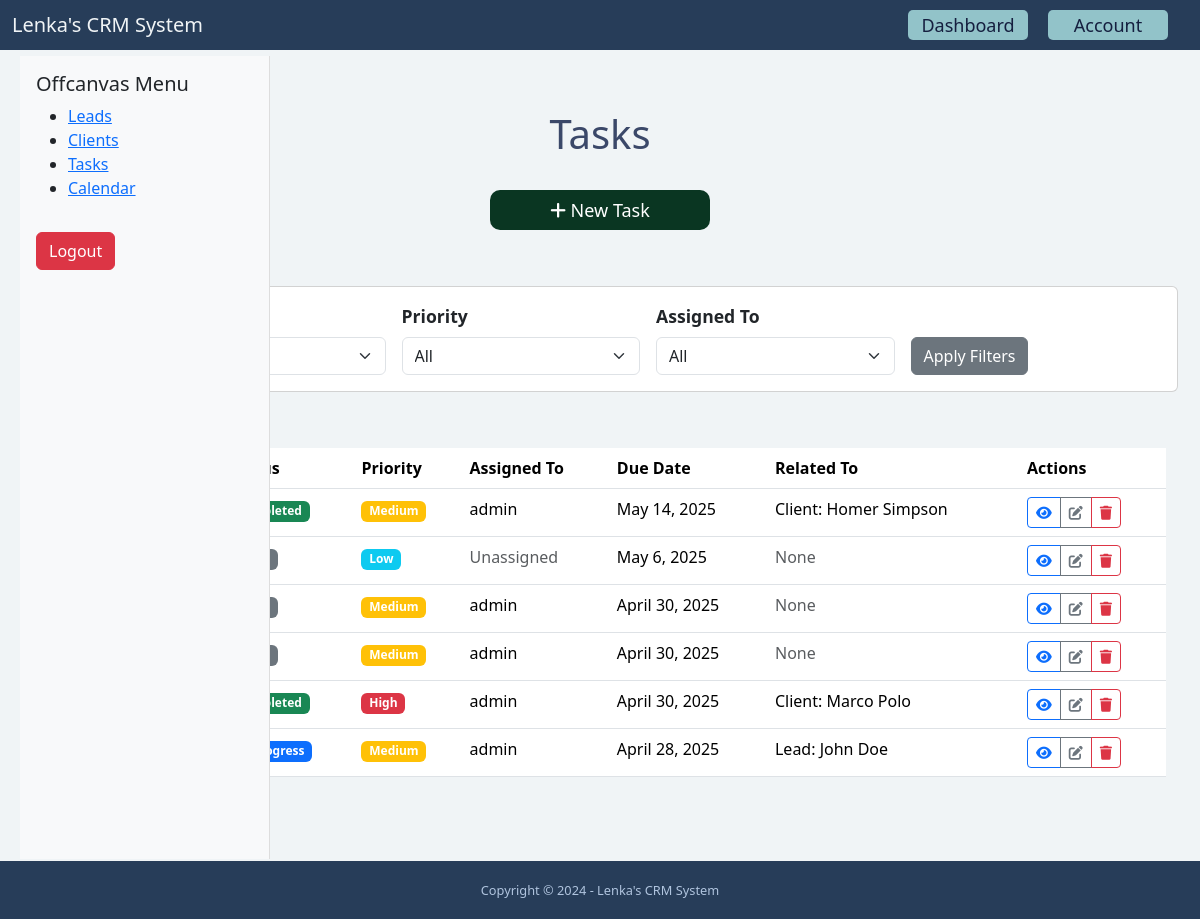
Before: /dashboard/tasks/ (signed in) with the older database file.
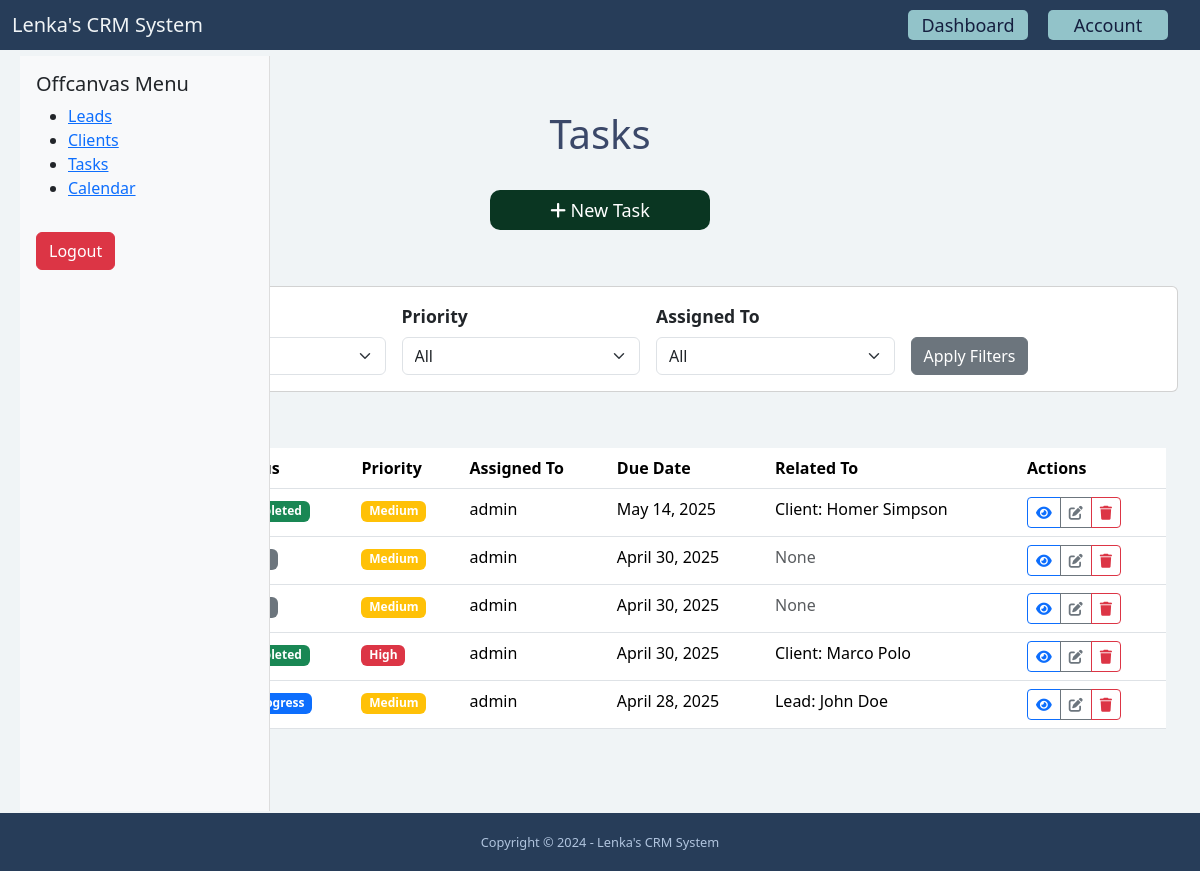
After: the same page with the newer database file.
### task/models.py (models this page shows, shortened)
class Task(models.Model):
    PRIORITY_CHOICES = (
        ('low', 'Low'),
        ('medium', 'Medium'),
        ('high', 'High'),
    )
    STATUS_CHOICES = (
        ('todo', 'To Do'),
        ('in_progress', 'In Progress'),
        ('completed', 'Completed'),
        ('canceled', 'Canceled'),
    )
    title = models.CharField(max_length=255)
    created_by = models.ForeignKey(User, related_name='tasks', on_delete=models.CASCADE)
    assigned_to = models.ForeignKey(User, related_name='assigned_tasks',
                                    on_delete=models.CASCADE,
                                    blank=True,
                                    null=True)
    lead = models.ForeignKey(Lead, related_name='tasks_lead', on_delete=models.CASCADE, null=True, blank=True)
    client = models.ForeignKey(Client, related_name='tasks_client', null=True, blank=True, on_delete=models.CASCADE)
    description = models.TextField(blank=True, null=True)
    priority = models.CharField(max_length=20, choices=PRIORITY_CHOICES, default='-')
    status = models.CharField(max_length=20, choices=STATUS_CHOICES, default='-')
    due_date = models.DateField(blank=True, null=True)
    created_at = models.DateTimeField(auto_now_add=True)
    updated_at = models.DateTimeField(auto_now=True)
    class Meta:
        ordering = ['-created_at']

### client/models.py (models this page shows, shortened)
class Client(models.Model):
    resale = 'resale'
    direct = 'direct'
    CHOICES_STATUS = (
        (resale, 'Resale'),
        (direct, 'Direct'),
    )
    status = models.CharField(max_length=255, choices=CHOICES_STATUS, default='', blank=True, null=True)
    first_name = models.CharField(max_length=255)
    last_name = models.CharField(max_length=255)
    company = models.CharField(max_length=255, blank=True, null=True)
    email = models.EmailField()
    phone = models.CharField(max_length=50)
    address = models.CharField(max_length=255, blank=True)
    city = models.CharField(max_length=255, blank=True)
    zipcode = models.CharField(max_length=255, blank=True)
    country = models.CharField(max_length=255, blank=True)
    description = models.TextField(blank=True)
    created_at = models.DateTimeField(auto_now_add=True)
    created_by = models.ForeignKey(User, related_name='clients', on_delete=models.CASCADE)
    modified_at = models.DateTimeField(auto_now=True)
    converted_from_lead = models.ForeignKey(Lead, on_delete=models.SET_NULL, null=True, blank=True, related_name="converted_client")
    class Meta:
        ordering = ['-created_at']

### lead/models.py (models this page shows, shortened)
class Lead(models.Model):
    LOW = 'low'
    MEDIUM = 'medium'
    HIGH = 'high'
    CHOICES_PRIORITY = (
        (LOW, 'Low'),
        (MEDIUM, 'Medium'),
        (HIGH, 'High'),
    )
    NEW = 'new'
    CONTACTED = 'contacted'
    WON = 'won'
    LOST = 'lost'
    CHOICES_STATUS = (
        (NEW, 'New'),
        (CONTACTED, 'Contacted'),
        (WON, 'Won'),
        (LOST, 'Lost'),
    )
    resale = 'resale'
    direct = 'direct'
    STATUS = (
        (resale, 'Resale'),
        (direct, 'Direct'),
    )
    first_name = models.CharField(max_length=255)
    last_name = models.CharField(max_length=255)
    company = models.CharField(max_length=255, blank=True, null=True)
    status_sale = models.CharField(max_length=255, choices=STATUS, default='', blank=True, null=True)
    email = models.EmailField()
    phone = models.CharField(max_length=50)
    address = models.CharField(max_length=255, blank=True)
    city = models.CharField(max_length=255, blank=True)
    zipcode = models.CharField(max_length=255, blank=True)
    country = models.CharField(max_length=255, blank=True)
    description = models.TextField(blank=True)
    priority = models.CharField(max_length=255, choices=CHOICES_PRIORITY, default=MEDIUM)
    status = models.CharField(max_length=255, choices=CHOICES_STATUS, default=NEW)
    converted_to_client = models.BooleanField(default=False)
    created_at = models.DateTimeField(auto_now_add=True)
    created_by = models.ForeignKey(User, related_name='leads', on_delete=models.CASCADE)
    modified_at = models.DateTimeField(auto_now=True)
    class Meta:
        ordering = ['-created_at']

### task/views.py (the view)
# urls.py: path('dashboard/tasks/', include('task.urls')),
@login_required
def tasks(request):
    users = User.objects.all()
    tasks_list = Task.objects.all()
    status = request.GET.get('status')
    if status:
        tasks_list = tasks_list.filter(status=status)
    priority = request.GET.get('priority')
    if priority:
        tasks_list = tasks_list.filter(priority=priority)
    assigned_to = request.GET.get('assigned_to')
    if assigned_to:
        tasks_list = tasks_list.filter(assigned_to_id=assigned_to)
    paginator = Paginator(tasks_list, 10)  # Show 10 tasks per page
    page = request.GET.get('page')
    tasks = paginator.get_page(page)
    context = {
        'tasks': tasks,
        'users': users,
    }
    return render(request, 'task/task_list.html', context)

### task/templates/task/task_list.html (shortened to what the changed rows need)
{% extends 'base.html' %}
{% load static %}
{% block content %}
    <div class="container">
        <div class="row">
            <div class="col-lg-12">
                <div class="text-center">
                    <h1>Tasks</h1>
                </div>
            </div>
        </div>
        <div class="row mx-lg-3 justify-content-center">
            <div class="col-lg-12">
                <div class="row justify-content-center w-100 my-lg-3 mx-lg-5">
                    <div class="table-responsive">
                        <table class="table table-hover">
                            <thead>
                                <tr>
                                    <th>Title</th>
                                    <th>Status</th>
                                    <th>Priority</th>
                                    <th>Assigned To</th>
                                    <th>Due Date</th>
                                    <th>Related To</th>
                                    <th>Actions</th>
                                </tr>
                            </thead>
                            <tbody>
                                {% for task in tasks %}
                                <tr>
                                    <td>
                                        <a href="#" class="text-decoration-none">
                                        </a>
                                    </td>
                                    <td>
                                        {% if task.status == 'todo' %}
                                            <span class="badge bg-secondary">To Do</span>
                                        {% elif task.status == 'in_progress' %}
                                            <span class="badge bg-primary">In Progress</span>
                                        {% elif task.status == 'completed' %}
                                            <span class="badge bg-success">Completed</span>
                                        {% else %}
                                            <span class="badge bg-danger">Canceled</span>
                                        {% endif %}
                                    </td>
                                    <td>
                                        {% if task.priority == 'high' %}
                                            <span class="badge bg-danger">High</span>
                                        {% elif task.priority == 'medium' %}
                                            <span class="badge bg-warning">Medium</span>
                                        {% else %}
                                            <span class="badge bg-info">Low</span>
                                        {% endif %}
                                    </td>
                                    <td>
                                        {% if task.assigned_to %}
                                            {{ task.assigned_to.get_full_name|default:task.assigned_to.username }}
                                        {% else %}
                                            <span class="text-muted">Unassigned</span>
                                        {% endif %}
                                    </td>
                                    <td>
                                        {% if task.due_date %}
                                            {{ task.due_date }}
                                        {% else %}
                                            <span class="text-muted">No due date</span>
                                        {% endif %}
                                    </td>
                                    <td>
                                        {% if task.lead %}
                                            <span>Lead:</span> {{ task.lead.first_name }} {{ task.lead.last_name }}
                                        {% elif task.client %}
                                            <span>Client:</span> {{ task.client.first_name }} {{ task.client.last_name }}
                                        {% else %}
                                            <span class="text-muted">None</span>
                                        {% endif %}
                                    </td>
                                    <td>
                                        <div class="btn-group">
                                            <a href="{% url 'task:task_detail' task.pk %}" class="btn btn-sm btn-outline-primary">
                                                <i class="fas fa-eye"></i>
                                            </a>
                                            <a href="{% url 'task:task_edit' task.pk %} " class="btn btn-sm btn-outline-secondary">
                                                <i class="fas fa-edit"></i>
                                            </a>
                                            <a href="{% url 'task:task_delete' task.pk %}" class="btn btn-sm btn-outline-danger">
                                                <i class="fas fa-trash"></i>
                                            </a>
                                        </div>
                                    </td>
                                </tr>
                                {% empty %}
                                <tr>
                                    <td colspan="7" class="text-center py-4">
                                        <p class="text-muted mb-0">No tasks found</p>
                                    </td>
                                </tr>
                                {% endfor %}
                            </tbody>
                        </table>
                    </div>
                </div>
            </div>
        </div>
    </div>
{% endblock %}

Changed rows visible on the page:
removed Task: priority "Low", shows "Unassigned", due_date "May 6, 2025", shows "None"
